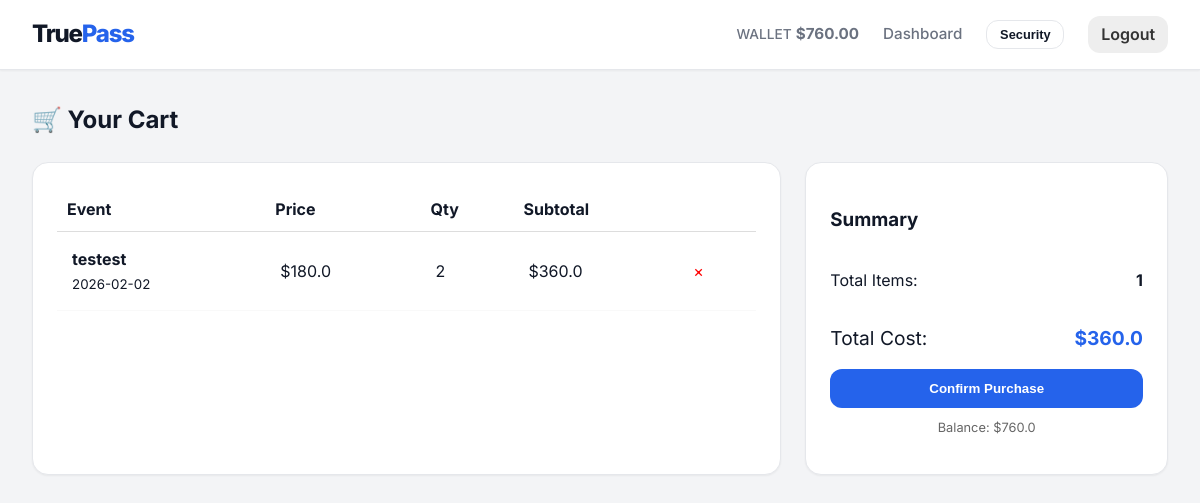
Page /cart (signed in) on the committed database.
### app.py (models this page shows, shortened)
class User(UserMixin, db.Model):
    id = db.Column(db.Integer, primary_key=True)
    username = db.Column(db.String(100), unique=True, nullable=False)
    password_hash = db.Column(db.String(200), nullable=False)
    wallet_address = db.Column(db.String(42), unique=True, nullable=False, index=True)
    balance = db.Column(db.Float, default=0.0)
    role = db.Column(db.String(20), nullable=False) # admin, organizer, reseller, customer
    parent_address = db.Column(db.String(42), nullable=True) # Hierarchy tracking
    is_active = db.Column(db.Boolean, default=True) # Account status

class Event(db.Model):
    id = db.Column(db.Integer, primary_key=True)
    creator_address = db.Column(db.String(42), db.ForeignKey('user.wallet_address'))
    name = db.Column(db.String(150), nullable=False)
    symbol = db.Column(db.String(10), nullable=False)
    date = db.Column(db.String(50))
    wholesale_price = db.Column(db.Float)
    max_resale_price = db.Column(db.Float)

class CartItem(db.Model):
    id = db.Column(db.Integer, primary_key=True)
    user_id = db.Column(db.Integer, db.ForeignKey('user.id'))
    event_id = db.Column(db.Integer, db.ForeignKey('event.id'))
    reseller_address = db.Column(db.String(42))
    quantity = db.Column(db.Integer, default=1)
    price_per_item = db.Column(db.Float)

### app.py (the view)
@app.route('/cart')
@login_required
def view_cart():
    items = CartItem.query.filter_by(user_id=current_user.id).all()
    total = sum(i.quantity * i.price_per_item for i in items)
    cart_data = []
    for item in items:
        evt = Event.query.get(item.event_id)
        cart_data.append({'item': item, 'event': evt, 'subtotal': item.quantity * item.price_per_item})
    return render_template('cart.html', cart=cart_data, total=total)

### app.py (called while the page is built)
@login_manager.user_loader
def load_user(user_id):
    return User.query.get(int(user_id))

### templates/cart.html
{% extends "base.html" %}
{% block content %}
<h2>🛒 Your Cart</h2>
{% if cart %}
<div class="grid">
    <div class="card" style="grid-column: span 2;">
        <table style="width:100%; border-collapse:collapse;">
            <thead>
                <tr style="border-bottom:1px solid #ddd; text-align:left;">
                    <th style="padding:10px;">Event</th>
                    <th style="padding:10px;">Price</th>
                    <th style="padding:10px;">Qty</th>
                    <th style="padding:10px;">Subtotal</th>
                    <th></th>
                </tr>
            </thead>
            <tbody>
                {% for line in cart %}
                <tr style="border-bottom:1px solid #f9f9f9;">
                    <td style="padding:15px;">
                        <strong>{{ line.event.name }}</strong><br>
                        <small>{{ line.event.date }}</small>
                    </td>
                    <td style="padding:15px;">${{ line.item.price_per_item }}</td>
                    <td style="padding:15px;">{{ line.item.quantity }}</td>
                    <td style="padding:15px;">${{ line.subtotal }}</td>
                    <td style="padding:15px;">
                        <a href="{{ url_for('remove_cart', item_id=line.item.id) }}" style="color:red; text-decoration:none;">&times;</a>
                    </td>
                </tr>
                {% endfor %}
            </tbody>
        </table>
    </div>
    <div class="card">
        <h3>Summary</h3>
        <div style="display:flex; justify-content:space-between; margin:1rem 0;">
            <span>Total Items:</span>
            <strong>{{ cart|length }}</strong>
        </div>
        <div style="display:flex; justify-content:space-between; margin:1rem 0; font-size:1.2rem;">
            <span>Total Cost:</span>
            <strong class="text-accent">${{ total }}</strong>
        </div>
        <form action="{{ url_for('checkout') }}" method="POST">
            <button class="btn btn-accent" style="width:100%;">Confirm Purchase</button>
        </form>
        <p style="text-align:center; font-size:0.8rem; margin-top:10px; color:#666;">
            Balance: ${{ current_user.balance }}
        </p>
    </div>
</div>
{% else %}
    <div style="text-align:center; padding:4rem;">
        <p>Your cart is empty.</p>
        <a href="{{ url_for('dashboard') }}" class="btn">Go to Dashboard</a>
    </div>
{% endif %}
{% endblock %}

### templates/base.html (shortened to what this page needs)
<!DOCTYPE html>
<html lang="en">
<head>
    <link rel="stylesheet" href="{{ url_for('static', filename='style.css') }}">
</head>
<body>
    <nav class="navbar">
        <div class="nav-container">
            <a href="{{ url_for('index') }}" class="logo">True<span class="text-accent">Pass</span></a>
            <div class="nav-links">
                {% if current_user.is_authenticated %}
                    <a href="{{ url_for('wallet') }}" class="nav-item">
                        <span style="color:var(--text-secondary); font-size:0.9em;">WALLET</span>
                        <span style="font-weight:bold;">${{ "%.2f"|format(current_user.balance) }}</span>
                    </a>
                    <a href="{{ url_for('dashboard') }}" class="nav-item">Dashboard</a>
                    <button onclick="openModal('passwordModal')" class="btn btn-outline" style="padding: 0.4rem 0.8rem; font-size: 0.8rem;">
                        Security
                    </button>
                    <a href="{{ url_for('logout') }}" class="btn btn-sm" style="background:#eee; color:#333; padding: 0.4rem 0.8rem;">Logout</a>
                {% else %}
                    <a href="{{ url_for('login') }}" class="nav-item">Log In</a>
                    <a href="{{ url_for('register') }}" class="btn btn-accent btn-sm">Sign Up</a>
                {% endif %}
            </div>
        </div>
    </nav>
    <main class="container">
        {% block content %}{% endblock %}
    </main>
</body>
</html>

### static/style.css (style rules this page uses)
:root { --bg-color: #F3F4F6; --surface-color: #FFFFFF; --text-primary: #111827; --text-secondary: #6B7280; --accent-color: #2563EB; --accent-hover: #1D4ED8; --border-color: #E5E7EB; --radius-lg: 16px; --radius-md: 12px; --shadow-sm: 0 1px 2px 0 rgba(0, 0, 0, 0.05); --shadow-md: 0 4px 6px -1px rgba(0, 0, 0, 0.1), 0 2px 4px -1px rgba(0, 0, 0, 0.06); --font-sans: 'Inter', system-ui, -apple-system, sans-serif; }
body { background-color: var(--bg-color); color: var(--text-primary); font-family: var(--font-sans); margin: 0; line-height: 1.5; }
.navbar { background: var(--surface-color); border-bottom: 1px solid var(--border-color); padding: 1rem 0; box-shadow: var(--shadow-sm); }
.nav-container { max-width: 1200px; margin: 0 auto; padding: 0 2rem; display: flex; justify-content: space-between; align-items: center; }
.logo { font-weight: 800; font-size: 1.5rem; text-decoration: none; color: var(--text-primary); letter-spacing: -0.05em; }
.nav-links { display: flex; gap: 1.5rem; align-items: center; }
.nav-item { text-decoration: none; color: var(--text-secondary); font-weight: 500; font-size: 0.95rem; transition: color 0.2s; }
.container { max-width: 1200px; margin: 2rem auto; padding: 0 2rem; }
.grid { display: grid; grid-template-columns: repeat(auto-fill, minmax(350px, 1fr)); gap: 1.5rem; margin-top: 1.5rem; }
.card { background: var(--surface-color); border: 1px solid var(--border-color); border-radius: var(--radius-lg); padding: 1.5rem; box-shadow: var(--shadow-sm); transition: all 0.2s ease; display: flex; flex-direction: column; justify-content: space-between; }
.btn { padding: 0.75rem 1.5rem; background-color: var(--text-primary); color: white; border: none; border-radius: var(--radius-md); font-weight: 600; cursor: pointer; text-decoration: none; display: inline-flex; align-items: center; justify-content: center; gap: 8px; transition: background 0.2s; }
.btn-accent { background-color: var(--accent-color); }
.btn-outline { background: transparent; border: 1px solid var(--border-color); color: var(--text-primary); }
.text-accent { color: var(--accent-color); }

### rows in the picture
User: balance "760.00", balance "760.0"
Event: event.name "testest", event "2026-02-02"
CartItem: item.price_per_item "180.0", item.quantity "2"

### other values in the picture
{{ line.subtotal }} "360.0"
{{ cart|length }} "1"
{{ total }} "360.0"
